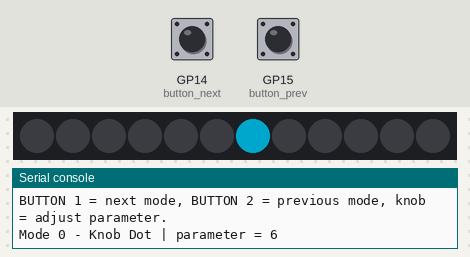
Simulated run of this program. Board: Raspberry Pi Pico running MicroPython. On the bench: 12 RGB LEDs in strip order, left to right, the last lines printed to the serial console. Inputs (shaded band) come from the test bench; at power-on: GP15 (button_prev) HIGH, GP14 (button_next) HIGH. Dim RGB values are drawn brighter than linear.

Above: at 4.2 s.
4.3 s: GP15 (button_prev) pulled LOW for 0.15 s
At 4.8 s:
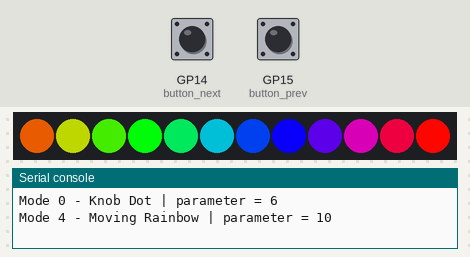
5.0 s: GP15 (button_prev) pulled LOW for 1 s
At 5.7 s:
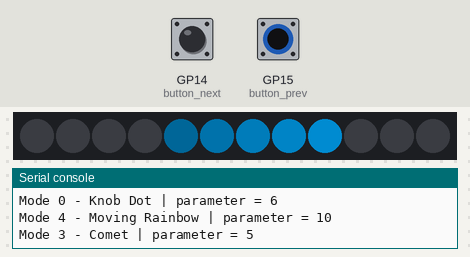
6.6 s: GP14 (button_next) pulled LOW for 0.15 s
7.3 s: GP14 (button_next) pulled LOW for 1 s
At 8.6 s:
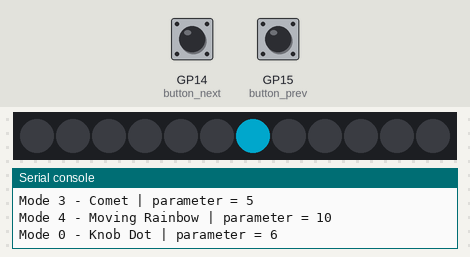
9.8 s: GP14 (button_next) pulled LOW for 0.15 s
At 10.5 s:
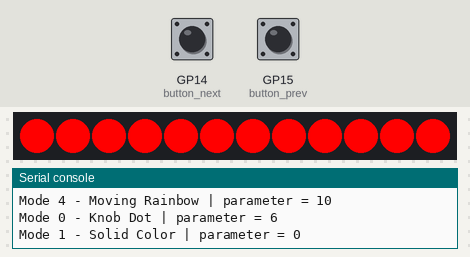
11.4 s: GP14 (button_next) pulled LOW for 1 s
At 11.48 s:
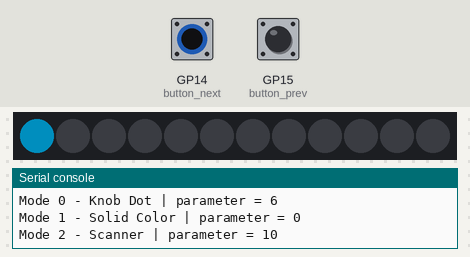
Timing chart, 0 to 14.0 s (numbered marks = the images above; inputs shaded):
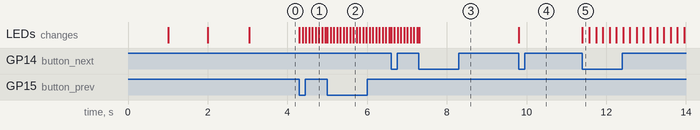

Measured:
- after the input at 4.3 s, the LEDs: first change at once (image 1 shows a later state)
- after the input at 5.0 s, the LEDs: first change at once (image 2 shows a later state)
- after the input at 7.3 s, the LEDs: change at once (image 3)
- after the input at 9.8 s, the LEDs: change at once (image 4)
- after the input at 11.4 s, the LEDs: change at once (image 5)

The program:

20-mode-machine.py
```python
# Rotary Spinner Box - Mode Machine (Capstone)
# Filename: 20-mode-machine.py
#
# This program brings everything together into one "mode machine":
#
#   * The BUTTONS choose which pattern (mode) is showing.
#       BUTTON 1 (pin 14) = next mode
#       BUTTON 2 (pin 15) = previous mode
#
#   * The ROTARY KNOB adjusts a parameter for whichever mode is showing.
#       Mode 0  Knob Dot       -> knob moves a single pixel along the strip
#       Mode 1  Solid Color    -> knob changes the color
#       Mode 2  Scanner        -> knob changes the speed
#       Mode 3  Comet          -> knob changes the tail length
#       Mode 4  Moving Rainbow -> knob changes the speed
#
# Mode 0 (Knob Dot) is the default you see at power-up: turn the knob and a
# single bright pixel moves up and down the strip, following the knob directly.
#
# This is a straight 12-pixel strip (not a ring), so the moving patterns
# (Scanner and Comet) bounce back and forth between the two ends instead of
# wrapping around.
#
# Each mode remembers its own parameter, so when you come back to a mode it
# looks the way you left it.
#
# Two big ideas make this work:
#   1. The buttons use INTERRUPTS, so a press is noticed instantly.
#   2. The animation uses a TIMER (ticks_ms) instead of sleep(), so the main
#      loop can keep checking the knob while the pattern keeps moving.

from neopixel import NeoPixel
import utime
import machine
from machine import Pin

import config

strip = NeoPixel(machine.Pin(config.NEOPIXEL_PIN), config.NUMBER_PIXELS)
N = config.NUMBER_PIXELS

# ---------------------------------------------------------------------------
# Boot-safe startup window
# ---------------------------------------------------------------------------
# When this program runs as main.py it starts automatically on power-up. This
# short countdown gives you a few seconds to STOP the program (press Ctrl-C, or
# the Stop button in Thonny) before it takes over the buttons and knob - handy
# when you want to upload new code or run a different lab.  The strip lights one
# dim white pixel per remaining second as a visual cue on the box itself.
BOOT_DELAY_SECONDS = 3
for remaining in range(BOOT_DELAY_SECONDS, 0, -1):
    print('Starting mode machine in', remaining, '... (press Ctrl-C to stop)')
    for i in range(N):
        strip[i] = (3, 3, 3) if i < remaining else (0, 0, 0)
    strip.write()
    utime.sleep(1)

# clear the countdown pixels before the program begins
for i in range(N):
    strip[i] = (0, 0, 0)
strip.write()

# ---------------------------------------------------------------------------
# Modes and their parameters
# ---------------------------------------------------------------------------
MODE_NAMES = ['Knob Dot', 'Solid Color', 'Scanner', 'Comet', 'Moving Rainbow']
NUM_MODES = len(MODE_NAMES)

mode = 0          # which mode is showing now (0 = Knob Dot, the default)
mode_changed = True   # set True so we draw and announce the first mode

# Each mode stores one parameter value in this list
#         Knob pos, Solid hue, Scanner speed, Comet tail, Rainbow speed
params = [N // 2,   0,         10,            5,          10]

# The smallest and largest each parameter is allowed to be
PARAM_MIN = [0,     0,   1,  1,     1]
PARAM_MAX = [N - 1, 255, 20, N - 1, 20]

# How much one click of the knob changes each parameter
PARAM_STEP = [1,    8,   1,  1,     1]


# ---------------------------------------------------------------------------
# The color wheel: position 0-255 in, an (r,g,b) color out
# ---------------------------------------------------------------------------
def color_wheel(pos):
    pos = pos % 256
    if pos < 85:
        return (255 - pos * 3, pos * 3, 0)
    elif pos < 170:
        pos -= 85
        return (0, 255 - pos * 3, pos * 3)
    else:
        pos -= 170
        return (pos * 3, 0, 255 - pos * 3)


def clear():
    for i in range(N):
        strip[i] = (0, 0, 0)


# Turn a forever-growing step counter into a position that bounces back and
# forth along the strip (0, 1, ... N-1, N-2, ... 1, 0, 1, ...).  This is how
# the moving patterns travel on a strip instead of wrapping like a ring.
# Returns (position, direction) where direction is +1 going up, -1 coming back.
def bounce(step):
    period = 2 * (N - 1)        # one full there-and-back trip
    phase = step % period
    if phase < N:
        return phase, 1
    else:
        return period - phase, -1


# ---------------------------------------------------------------------------
# Buttons (interrupt driven) choose the mode
# ---------------------------------------------------------------------------
last_button_time = 0
button_next = machine.Pin(config.PUSH_BUTTON_PIN_1, machine.Pin.IN, machine.Pin.PULL_UP)
button_prev = machine.Pin(config.PUSH_BUTTON_PIN_2, machine.Pin.IN, machine.Pin.PULL_UP)


def button_callback(pin):
    global mode, mode_changed, last_button_time
    new_time = utime.ticks_ms()
    if utime.ticks_diff(new_time, last_button_time) > 200:
        if pin is button_next:
            mode = (mode + 1) % NUM_MODES
        else:
            mode = (mode - 1) % NUM_MODES
        mode_changed = True
        last_button_time = new_time


button_next.irq(trigger=machine.Pin.IRQ_FALLING, handler=button_callback)
button_prev.irq(trigger=machine.Pin.IRQ_FALLING, handler=button_callback)

# ---------------------------------------------------------------------------
# Rotary encoder adjusts the current mode's parameter
# ---------------------------------------------------------------------------
clk = machine.Pin(config.ROTARY_ENCODER_PIN_A, machine.Pin.IN, machine.Pin.PULL_UP)
dt = machine.Pin(config.ROTARY_ENCODER_PIN_B, machine.Pin.IN, machine.Pin.PULL_UP)
last_clk = clk.value()


def read_knob():
    # Returns +1 for clockwise, -1 for counterclockwise, 0 for no change
    global last_clk
    current = clk.value()
    turn = 0
    if current != last_clk and current == 0:
        if dt.value() != current:
            turn = 1
        else:
            turn = -1
    last_clk = current
    return turn


# ---------------------------------------------------------------------------
# Drawing each mode.  "step" is a counter that grows as the animation runs.
# ---------------------------------------------------------------------------
def draw(step):
    if mode == 0:
        # Knob Dot: the knob moves a single bright pixel along the strip.
        # params[0] IS the pixel position, so there is no animation - the dot
        # only moves when you turn the knob.  This is the default mode.
        for i in range(N):
            strip[i] = (0, 0, 0)
        strip[params[0]] = (0, 90, 110)

    elif mode == 1:
        # Solid Color: the whole strip is one color from the wheel
        color = color_wheel(params[1])
        for i in range(N):
            strip[i] = color

    elif mode == 2:
        # Scanner: one bright dot bounces back and forth along the strip
        position, _ = bounce(step)
        for i in range(N):
            strip[i] = (0, 0, 0)
        strip[position] = (0, 60, 80)

    elif mode == 3:
        # Comet: a head with a fading tail; params[3] is the tail length.
        # The tail trails behind the head in whichever direction it is moving.
        head, direction = bounce(step)
        tail = params[3]
        for i in range(N):
            behind = (head - i) * direction
            if 0 <= behind < tail:
                fade = (tail - behind) / tail
                strip[i] = (0, int(80 * fade), int(120 * fade))
            else:
                strip[i] = (0, 0, 0)

    elif mode == 4:
        # Moving Rainbow: a rainbow that scrolls along the strip like a marquee
        offset = (step * 4) % 256
        for i in range(N):
            strip[i] = color_wheel(int(i * 256 / N) + offset)

    strip.write()


# How fast each mode animates (milliseconds between steps).
# For Scanner and Rainbow the speed parameter makes this smaller (faster).
def frame_delay():
    if mode == 2:
        return 320 - params[2] * 15
    elif mode == 4:
        return 130 - params[4] * 5
    else:
        return 80   # Knob Dot, Solid, and Comet animate at a steady rate


# ---------------------------------------------------------------------------
# Main loop
# ---------------------------------------------------------------------------
step = 0
last_frame = utime.ticks_ms()

print('Mode Machine ready.')
print('BUTTON 1 = next mode, BUTTON 2 = previous mode, knob = adjust parameter.')

while True:
    # 1. Announce and reset when the mode changes
    if mode_changed:
        mode_changed = False
        step = 0
        clear()
        print('Mode', mode, '-', MODE_NAMES[mode],
              '| parameter =', params[mode])
        draw(step)
        last_frame = utime.ticks_ms()

    # 2. Check the knob every loop so we never miss a click
    turn = read_knob()
    if turn != 0:
        new_value = params[mode] + turn * PARAM_STEP[mode]
        if mode == 1:
            # Solid Color: the hue wraps around the color wheel
            params[mode] = new_value % 256
        else:
            # every other parameter - including the Knob Dot position - stops
            # at its limits instead of wrapping
            if new_value < PARAM_MIN[mode]:
                new_value = PARAM_MIN[mode]
            if new_value > PARAM_MAX[mode]:
                new_value = PARAM_MAX[mode]
            params[mode] = new_value
        print(MODE_NAMES[mode], 'parameter =', params[mode])
        draw(step)   # show the change right away

    # 3. Advance the animation when enough time has passed
    now = utime.ticks_ms()
    if utime.ticks_diff(now, last_frame) >= frame_delay():
        step += 1
        draw(step)
        last_frame = now
```

config.py
```python
# Configuration file for the rotary spinner box
# The box has a 12-pixel NeoPixel strip on GPIO Pin 0, and a rotary encoder on GPIO Pins 12 and 13.
# There are two momentary push buttons on GPIO Pins 14 and 15, which are used to change the mode of the box.
NUMBER_PIXELS = 12
NEOPIXEL_PIN = 0
ROTARY_ENCODER_PIN_A = 12
ROTARY_ENCODER_PIN_B = 13
PUSH_BUTTON_PIN_1 = 14
PUSH_BUTTON_PIN_2 = 15
```
